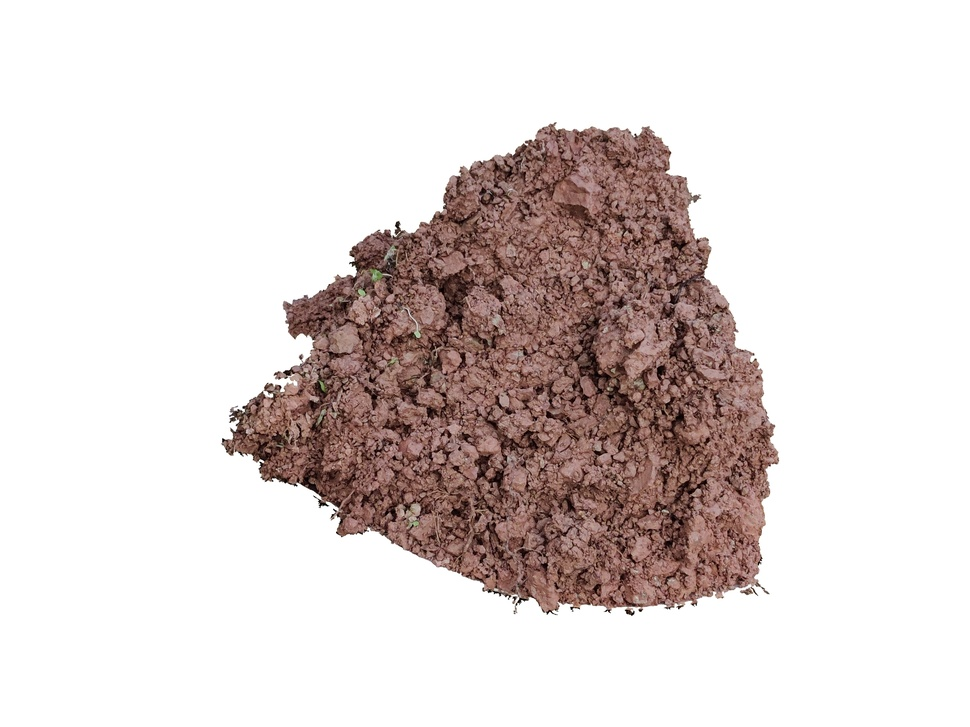
#> input picture Experiment/Draw/1论文插图/plt_img/87.jpg, 970 x 727 px, shrunk from 4000 x 3000 before the run, given as the content of the folder /Users/yida/Desktop/train/0, which was not available
$ python OneKeyCode.py   (older library calls are emulated)
#> lines starting #> are read from the running program, lines starting #| are printed output that depends on the picture; after the words box and inside, x2 and y2 are one past the last pixel; in counts of white or black regions, pixels touching at a corner belong together; pictures that were not available may be replaced by others from this repository, and a replacement may not be noted
### Experiment/One/自适应/FinalWandDOfSubImg.py
"""
2021年09月07日10:05:35
基于2次均值滤波的子图切割算法
1.把获取标记矩阵和权重矩阵合在一起了 : 权重矩阵目前是用的均值滤波来获取的
2.w * d 求最大的点 放入备选点集合
3.切子图操作
现在的代码完全是可以运行的!!!

2021年10月09日11:01:25->进行代码升级
目标:
1.实现自适应子图切割
2.分区间获取土壤子图

2021年10月10日10:06:30
总结:
1.自适应分割已经实现
2.分区间获取子图已经完成
->
尚需:
3.完成注解, 审计代码, 去掉冗余及重复操作, 加速!!!!

2021年11月23日10:04:52:
1.更新区间限制的方式, 分成8个区间, 且将后两个区间对半分舍去第一个区间和最后一个区间
2.重新设定自适应数

2021年11月24日15:38:19:
检查一下代码,然后把它规范成类的形式,输入整个文件夹进行操作
目前这个是最终版本!!!!
修改: 删除存储图像信息  以及打印输出 仅输出基本信息, 中间过程需存储, 后期看 哪些图像不得行 -> 已完成
"""
import os
import shutil
import time

import cv2
import matplotlib.pyplot as plt
import numpy as np


class DoubleConvCutSubImg:
    def __init__(self, path, num_sum, imgsave_path, img_class, img_num, img_size=224, adaption=False, bins=None):
        """
        :param path: 图像路径
        :param num_sum: 切子图数
        :param imgsave_path: 子图存储路径
        :param img_class: 输入图像类别
        :param img_num: 图像大图编号
        :param img_size: 图像大小, 默认为:224
        :param adaption: 是否开启自适应获取土壤子图, 默认:False
        :param bins: 进行区间划分并依次取值, 默认为None:max(w*d)
        """
        # 第一部分:获取标记矩阵和权重矩阵
        self.path = path
        self.img = cv2.imread(path)
        self.img_gray = cv2.imread(path, 0)
        # 保证img_size为奇数,不然做卷积操作有问题
        if img_size % 2 == 0:
            self.img_size = img_size + 1
        else:
            self.img_size = img_size

        # 第二部分:构建w和d矩阵,迭代求解获得子图
        self.n = num_sum  # 子图数
        self.imgsave_path = imgsave_path  # 存储子图的路径
        self.img_class = img_class  # 类别
        self.img_num = img_num  # 图像编号

        # 标记矩阵和权重矩阵
        self.lable = None
        self.w = None

        # 初始化区间子图数
        self.region_subimg = None

        # 自适应获取数目比例
        self.adaption = adaption
        self.rate = 1e-4

        # 是否划分区间
        self.bins = bins

        # 初始化文件夹 -> 这都可以掉 怎么做到了
        if os.path.exists(self.imgsave_path):
            shutil.rmtree(self.imgsave_path)
            os.makedirs(self.imgsave_path)
        else:
            os.makedirs(self.imgsave_path)
        print("正在处理第{}类第{}张紫色土图像...子图大小为:{}...Adaption自适应:{}...Bins区间:{}".format(img_class, img_num, img_size, adaption,
                                                                                 bins))

    def master(self):
        """
        主函数:用于调用其他类函数
        :return:
        """
        # ============================= #
        #       一.初始化标记矩阵
        # ============================= #
        lable = self.lable_MAtrix1()
        self.lable = lable
        # ============================= #
        #       二.初始化权重矩阵
        # ============================= #
        w = self.weight_Matrix2(lable)
        self.w = w
        # ============================= #
        #       三.初始化第一个max(W)
        # ============================= #
        max_ij = np.where(w == np.max(w))
        # 最大值所对应的横坐标和纵坐标(当取值相同时,取第一个)
        x, y = max_ij[0][0], max_ij[1][0]
        # ============================= #
        #       四.迭代求解max(W*D)
        # ============================= #
        # 2.初始化以x,y为中心的距离矩阵
        d_before = self.make_distance2(x, y)
        # 是否需要划分区间
        if self.bins is None:
            # 3.迭代求解
            for num in range(1, self.n + 1):
                # 1.将最大值标记为-num
                w, x, y = self.set_max_ij_1(w, x, y, num)
                # 2.更新距离矩阵d
                d_after = self.update_distance2(d_before, x, y)
                # 3.得到特征矩阵
                feature = self.get_feature3(w, d_after)
                # 4.寻找特征矩阵的最大值对应的坐标
                x, y = self.max_ij_in_feature4(feature)
                # 5.从新赋值d_after, 开始迭代
                d_before = d_after
            point = np.where(w < 0)
            # 开始展示图像, 输入坐标开始切子图
            self.get_sub_img5(point[0], point[1])
        # 进行区间限制
        else:
            w_nonzero = np.where(w != 0)
            # 统计w矩阵中的非零元素
            value = w[w_nonzero]
            # 统计value的直方图, 划分n个bin
            n, bins, patches = plt.hist(value, bins=self.bins)
            #plt.show()
            plt.close()
            alpha = np.array(n) / np.sum(n)

            # 修正区间数, 舍弃两端情况
            w, n, bins = self.interval_limit_add1(w, n, bins)
            alpha = np.array(n) / np.sum(n)

            # 区间权重
            region_subimg = alpha * self.n
            # 向下取整, 转换成int类型
            region_subimg = region_subimg.astype(np.int)
            self.region_subimg = region_subimg
            # 由于向下取整舍去的不足子图数
            not_enough = self.n - np.sum(region_subimg)
            # 3.迭代求解并进行区间限制
            m = 0  # 标记
            for num in range(1, self.n + 1):
                # 1.将最大值标记为-num
                w, x, y = self.set_max_ij_1(w, x, y, num)
                # 2.更新距离矩阵d
                d_after = self.update_distance2(d_before, x, y)
                # 3.得到特征矩阵
                m = self.get_the_m3(m)  # 这里面会有对区间的限制, 如果self.region_subimg 和为0的话 就生成一个随机区间
                feature = self.get_feature_limits3(w, d_after, [bins[m], bins[m + 1]])
                # 4.寻找特征矩阵的最大值对应的坐标
                x, y = self.max_ij_in_feature4(feature)
                # 5.从新赋值d_after, 开始迭代
                d_before = d_after
                m += 1
                # 新增 区间限制
                if m == self.bins:
                    # 重置m
                    m = 0
            point = np.where(w < 0)
            # 开始展示图像, 输入坐标开始切子图
            self.get_sub_img5(point[0], point[1])

    def lable_MAtrix1(self):
        """
       初始化标记矩阵lable, 土壤区域标记为255, 非土壤区域标记为0
       使用了保护边境措施,进行了腐蚀
       :return:可用土壤标记矩阵: [255, 0]
        """
        lable = np.copy(self.img_gray)
        # 原图背景 255, 土壤0-255->背景为0, 土壤区域为255
        lable[lable == 255] = 0
        lable[lable != 0] = 255

        # 2021年11月24日20:33:07通过膨胀再腐蚀的方法: 修正P图错误 , 2021年11月25日21:53:21:bug缩小腐蚀和膨胀的次数20->5, 避免与边缘连接
        lable = cv2.dilate(lable, None, iterations=5)  # 膨胀, 去掉P图错误标记
        lable = cv2.erode(lable, None, iterations=5)

        # 对标记矩阵进均均值滤波 为了解决子图切割包含背景的子图
        new_lable = cv2.blur(lable, (self.img_size, self.img_size))

        new_lable[new_lable != 255] = 0
        # 进行边界保护措施 - > 整体缩小20个单位
        new_lable = cv2.erode(new_lable, None, iterations=10)  # 腐蚀 -> 缩小   原来设置20 -> 修正为10 看看有没有bug
        # 将图像转换到float32
        new_lable = new_lable.astype(np.float32)

        lable[lable != 0] = 1  # 这句号应该没有用的 可以删除
        # 设置自适应获取的子图总数
        if self.adaption:
            self.n = 2 * self.img.shape[0] * self.img.shape[1] // (self.img_size ** 2)
        #plt.imshow(new_lable)
        plt.title("new_lable")
        #plt.show()
        plt.close()
        return new_lable

    def weight_Matrix2(self, lable):
        """
        初始化权重矩阵:这个相当于领域信息,是子图选择的参考
        :return:权重矩阵
        """
        # 初始化图像,权重矩阵求的是灰度图的均值
        img = np.copy(self.img_gray)
        # 背景置0
        img[img == 255] = 0
        # 进均均值滤波
        img = img.astype(np.float32)
        img_blur = cv2.blur(img, (self.img_size, self.img_size))
        lable = np.where(lable == 255, 1, 0)
        weight = img_blur * lable  # 进行哈达玛积,排除包含背景的区域
        # 将图像转换到float32 方便计算
        weight = weight.astype(np.float32)
        return weight

    def set_max_ij_1(self, w, i, j, num):
        """
        将max_ij所对应的坐标在w中设为-num
        为了统计子图标记点,以及切割子图的先后顺序
        :param w:
        :param i:
        :param j:
        :param num:
        :return:w, i, j
        """
        # 将最大值进行标记
        w[i][j] = -num
        return w, i, j

    def make_distance2(self, i, j):
        """
        计算以i,j为中心的距离矩阵
        标记矩阵为0的就不用计算了
        :param i:
        :param j:
        :return:
        """
        lable = self.lable
        d = np.zeros_like(lable)  # 直接输入原矩阵就好
        # 计算以i,j为中心,lable为参考的的计算矩阵的距离
        # lable = 255 和 0, points是所有为1的点的坐标
        points = np.where(lable == 255)
        point_x = points[0]  # 横坐标
        point_y = points[1]  # 纵坐标
        # 计算欧式距离
        dis = np.sqrt(np.power(point_x - i, 2) + np.power(point_y - j, 2))
        # 赋值给矩阵d ->old 方法
        # for i, v in enumerate(dis):
        #     d[point_x[i]][point_y[i]] = v
        # 快速操作赋值 -> 速度快了八倍
        d[points] = dis
        return d

    def update_distance2(self, d_before, x, y):
        """
        这个方法被称作:最大最小距离法
        更新距离矩阵:更新方式,选取2个矩阵中对应位置的最小值
        :param d_before:迭代前的距离矩阵
        :param x: 最大feature的点横坐标
        :param y: 最大feature的点横坐标
        :return:
        """
        # 计算当前点的距离矩阵
        d_after = self.make_distance2(x, y)
        # 计算2个矩阵的最小值作为新的矩阵
        d = np.where(d_before <= d_after, d_before, d_after)
        # d = d_before + d_after
        return d

    # [10 lines left out: function get_feature3, not called in this run]

    def get_feature_limits3(self, w, d, limits):
        """
        得到特征矩阵:f = w+d
        :param w:
        :param d:
        :param limits:进行区间范围限制,传入的是一个列表 limits[0]:左区间, limits[1]右区间
        :return:
        """
        # 计算特征,w 和d 矩阵 的对应元素之和或者乘积
        # 不在区间范围内的w设置为0
        limit_point = np.where((w < limits[0]) | (w > limits[1]))
        w_temp = np.copy(w)
        w_temp[limit_point] = 0
        # 得到feature矩阵 然后在里面寻找最大值
        feature = w_temp * d
        return feature

    def get_the_m3(self, m):
        """
        判断当前应该返回哪一个区间, 如果当前区间为0的话就转到下一个区间
        :param regin_sub: 区间子图数
        :param m: 当前的区间
        :return:
        """
        # 区间赋值
        if np.sum(self.region_subimg) == 0:
            return np.random.randint(0, self.bins)
        else:
            while True:
                if self.region_subimg[m] > 0:
                    self.region_subimg[m] -= 1
                    return m
                else:
                    m += 1
                    if m >= self.bins:
                        m = 0

    def max_ij_in_feature4(self, feature):
        """
        寻找特征矩阵中的最大值
        :param feature:
        :return:
        """
        point = np.where(feature == np.max(feature))
        x = point[0][0]  # 横坐标
        y = point[1][0]  # 纵坐标
        return x, y

    def get_sub_img5(self, x, y):
        """
        输入坐标点, 切割子图
        :param x:
        :param y:
        :return:
        """
        step = self.img_size // 2  # x, y 是图像的中心点
        for k in range(len(x)):
            # 获取子图像
            subimg = self.img[x[k] - step:x[k] + step, y[k] - step:y[k] + step]
            # 移动
            path = self.imgsave_path + "/" + str(k) + "_" + str(self.img_class) + "_" + str(self.img_num) + ".jpg"
            # 保存图像
            cv2.imwrite(path, subimg)
        print("任务已完成, 共计获得子图{}张...".format(self.n))

    def interval_limit_add1(self, w, fre, bin):
        """
        2021年11月23日10:38:24
        新增功能1:区间限制
        依据直方图分的区间数进行修正(最后2个半直方图区间舍弃), 将舍弃部分w设置为0,并返回w和n从新统计频数
        :param w: w权重矩阵, 进行修正
        :param fre: 频数
        :param bin:区间数, 需重新舍弃前后两个半区间
        :return:
        """
        # 修正第一个区间
        a_mid = bin[0] + (bin[1] - bin[0]) / 2
        bin[0] = round(a_mid, 4)

        # 修正最后一个区间
        b_mid = bin[-2] + (bin[-1] - bin[-2]) / 2
        bin[-1] = round(b_mid, 4)

        # 统计并更新区间个数
        a_num = len(np.where((w < a_mid) & (w != 0))[0])
        b_num = len(np.where(w > b_mid)[0])
        fre[0] = a_num
        fre[-1] = b_num

        # 更新w矩阵
        w[w < a_mid] = 0
        w[w > b_mid] = 0
        return w, fre, bin


# [22 lines that do not run on import are left out]

### Experiment/One/自适应/OneKeyCode.py
"""
2021年11月26日11:59:40: 对三个类进行封装, 全部汇总到一个函数, 高内聚低耦合
还得优化下代码, 把所有参数都外置, 拿出来, 完善封装形式!!!

2021年11月26日21:28:36: 优雅, 永不过时!
"""
import os
import shutil
import time

import cv2
import matplotlib.pyplot as plt
import numpy as np

from FinalWandDOfSubImg import DoubleConvCutSubImg
import argparse

class_img = ['0', '1', '3', '4', '6', '7', '8', '9', '10']  # 类标签


class BoundingBox:
    def __init__(self, img_path, img_size=225):
#> called with img_path = '/Users/yida/Desktop/train/0/87.jpg', img_size = 225
        self.img = cv2.imread(img_path)
#> self.img is the input picture: shape (727, 970, 3); mean B, G, R 211.7, 213.6, 222.6
        self.img_gray = cv2.cvtColor(self.img, cv2.COLOR_BGR2GRAY)
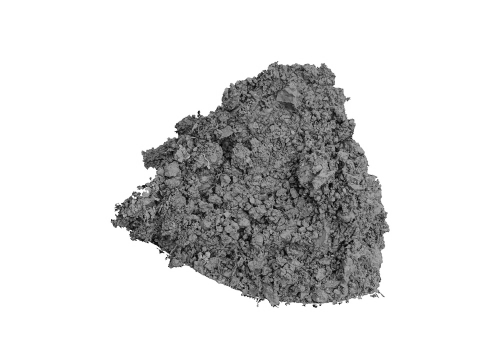
#> self.img_gray: shape (727, 970) (shown at 1/2 size); min 0, max 255, mean 216.1
        self.img_size = img_size

    def master(self):
        """
        主函数,调用
        :return:
        """
        lable = self.lable_MAtrix1()
        point = self.find_boundary_point2(lable)
        new_img = self.get_rectangl3(lable, point)
        return new_img

    def lable_MAtrix1(self):
        """
       初始化标记矩阵lable, 土壤区域标记为255, 非土壤区域标记为0
       使用了保护边境措施,进行了腐蚀
       :return:可用土壤标记矩阵: [255, 0]
        """
        lable = np.copy(self.img_gray)
        img_size = self.img_size
        # 原图背景 255, 土壤0-255->背景为0, 土壤区域为255
        lable[lable == 255] = 0
        lable[lable != 0] = 255
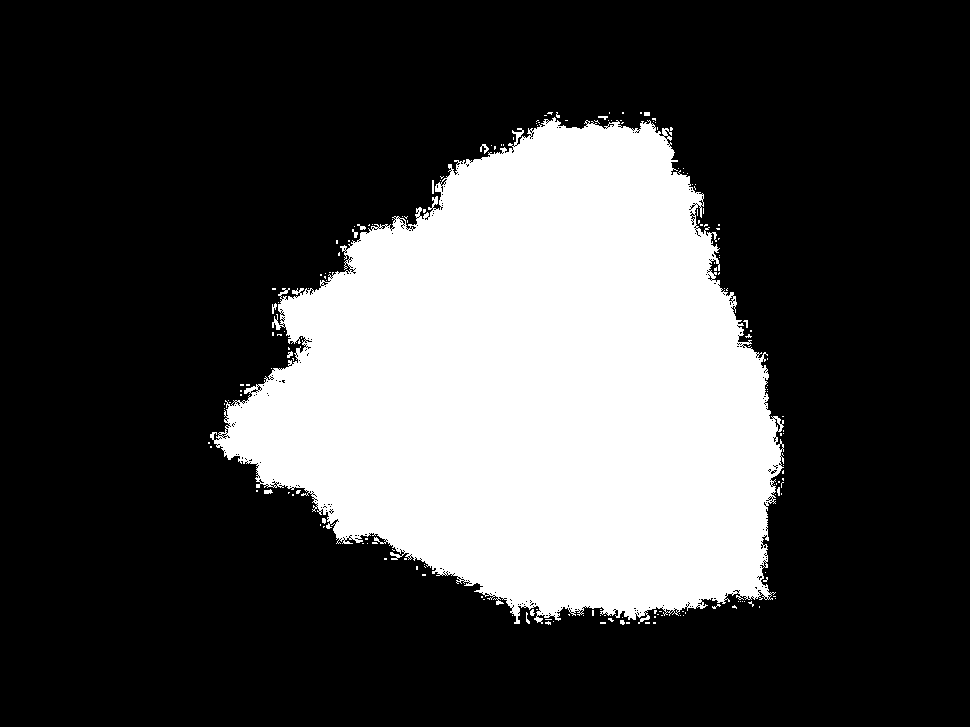
#> lable: shape (727, 970); 27.1% white; 182 white regions (166 under 20 px), largest, box (x1, y1, x2, y2) and area: (210, 117, 784, 624) 190038, (480, 144, 489, 154) 42, (264, 489, 273, 494) 32
        # 土壤区域标记为1
        lable[lable != 0] = 1

        # 膨胀, 去掉P图错误标记 2021年11月25日22:13:38: 修正, 修改 从2倍到3倍 差距变大防止填充不满土壤
        lable = cv2.erode(lable, None, iterations=3)
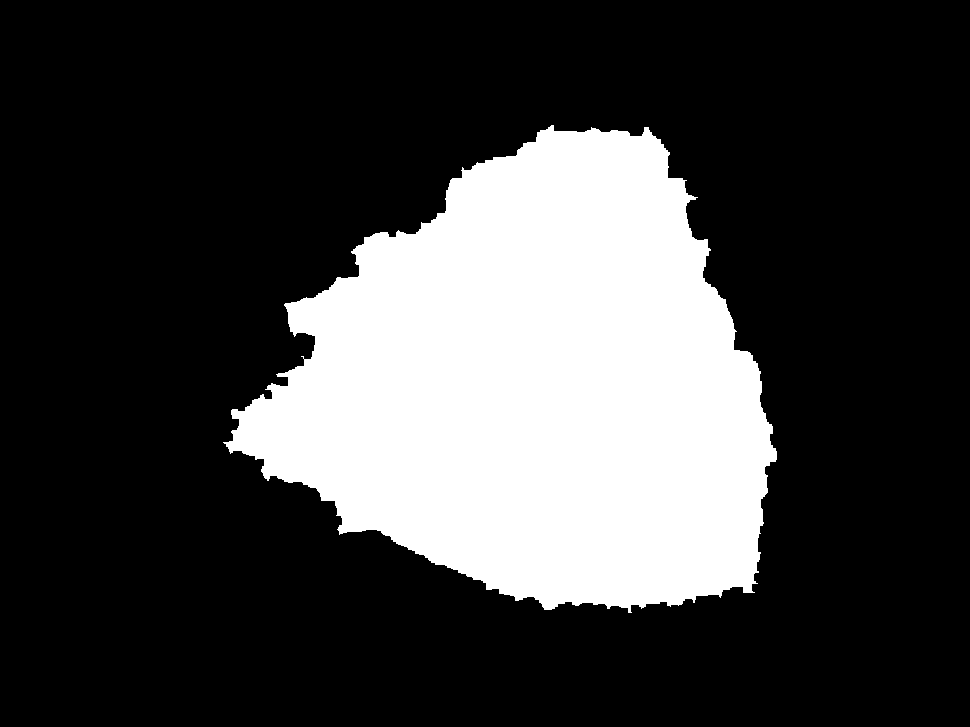
#> lable: shape (727, 970); values 0 (black) and 1 (white), 25.1% white; 1 white region, box (x1, y1, x2, y2) and area: (223, 125, 777, 613) 176764
        lable = cv2.dilate(lable, None, iterations=9)
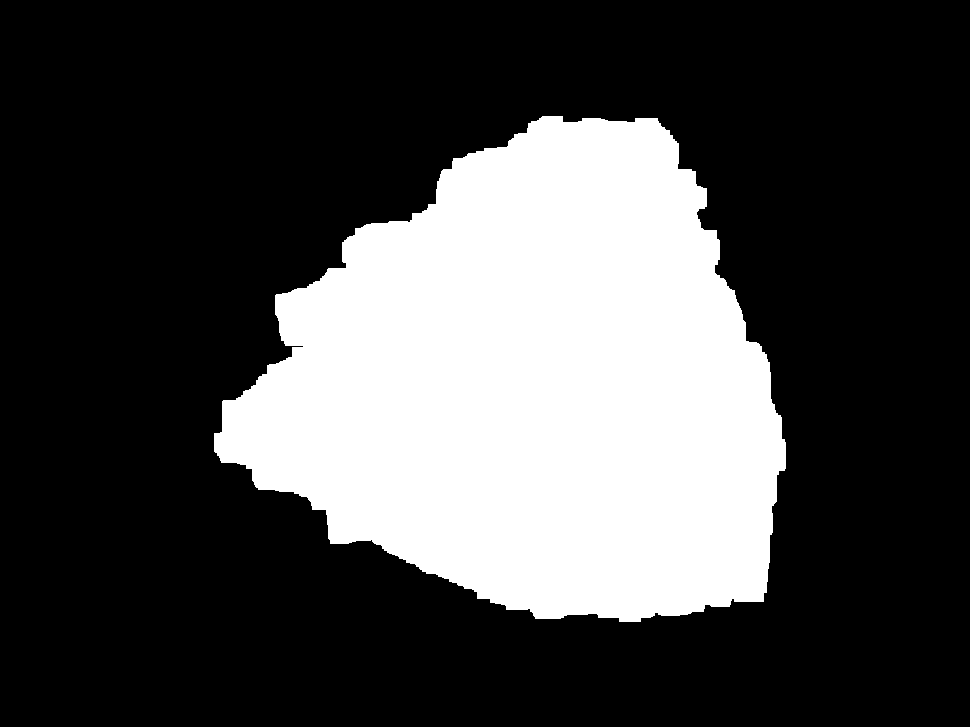
#> lable: shape (727, 970); values 0 (black) and 1 (white), 28.2% white; 1 white region, box (x1, y1, x2, y2) and area: (214, 116, 786, 622) 198811

        return lable

    def find_boundary_point2(self, lable):
        """
        输入lable矩阵,返回4个边界点
        :param lable:
        :return:
        """
        # plt.imshow(lable)  # cmap修改颜色
        # 第一行, 最后一行
        point = np.where(lable != 0)
#> point = 198811 positions, rows 116 to 621, columns 214 to 785
        top = (point[1][0], point[0][0])
#> top = (542, 116)
        bottom = (point[1][-1], point[0][-1])
#> bottom = (640, 621)
        # 翻转
        lable_t = lable.transpose()
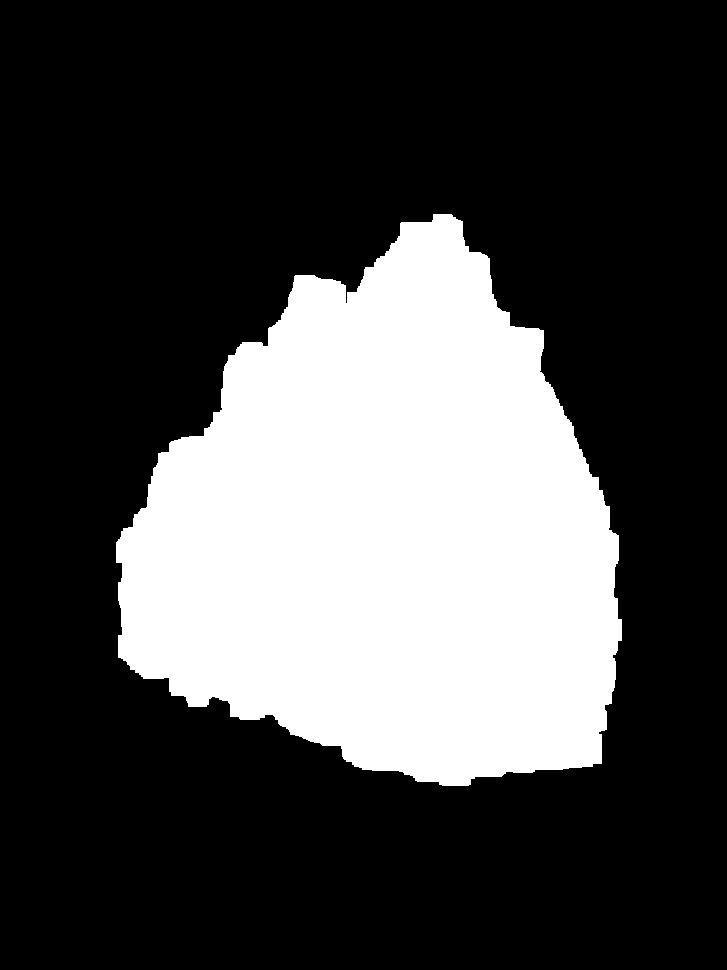
#> lable_t: shape (970, 727); values 0 (black) and 1 (white), 28.2% white; 1 white region, box (x1, y1, x2, y2) and area: (116, 214, 622, 786) 198811
        point = np.where(lable_t != 0)
#> point = 198811 positions, rows 214 to 785, columns 116 to 621
        left = (point[0][0], point[1][0])
#> left = (214, 433)
#> (the rest of the program and of its run is left out)
